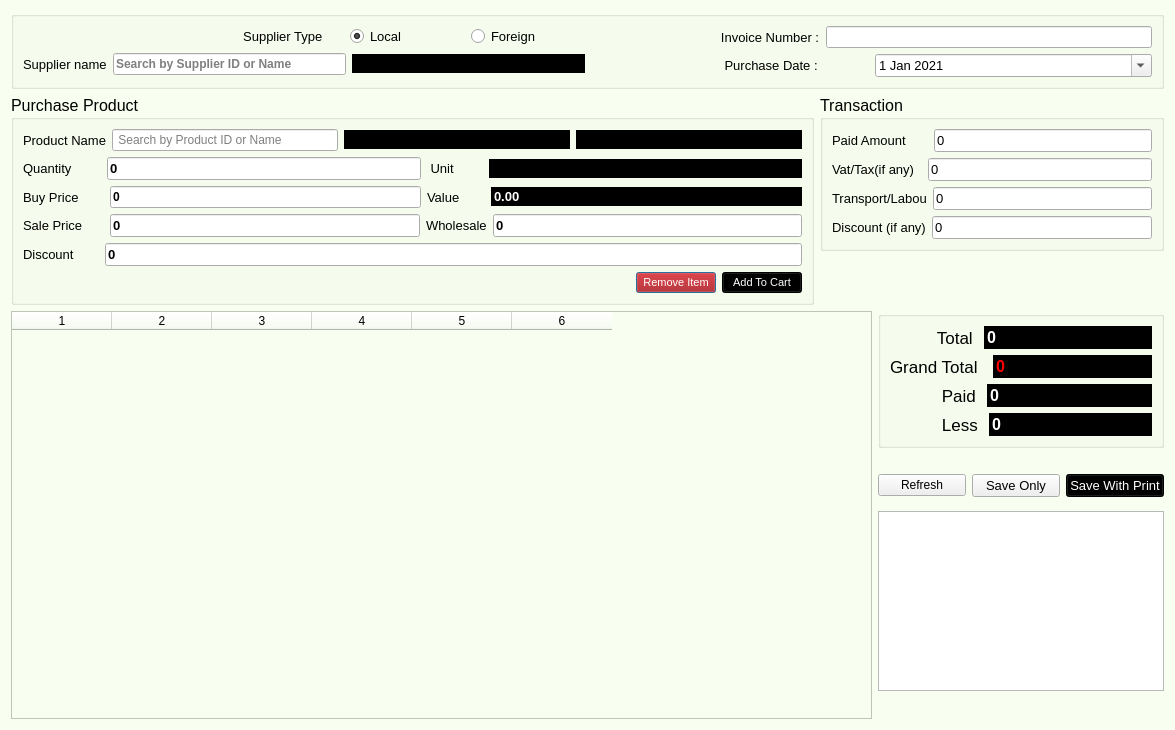
<?xml version="1.0" encoding="UTF-8"?>
<ui version="4.0">
 <class>Dialog</class>
 <widget class="QDialog" name="Dialog">
  <property name="windowModality">
   <enum>Qt::ApplicationModal</enum>
  </property>
  <property name="geometry">
   <rect>
    <x>0</x>
    <y>0</y>
    <width>1175</width>
    <height>730</height>
   </rect>
  </property>
  <property name="windowTitle">
   <string>Dialog</string>
  </property>
  <property name="styleSheet">
   <string notr="true">QDialog#Dialog{
background-color: rgb(249, 255, 240);
}</string>
  </property>
  <layout class="QGridLayout" name="gridLayout_11">
   <item row="0" column="0">
    <layout class="QGridLayout" name="gridLayout_9" columnstretch="7,3">
     <item row="0" column="0" colspan="2">
      <widget class="QGroupBox" name="groupBox_2">
       <property name="title">
        <string/>
       </property>
       <layout class="QGridLayout" name="gridLayout_3">
        <item row="0" column="0">
         <layout class="QGridLayout" name="gridLayout">
          <item row="0" column="0">
           <layout class="QHBoxLayout" name="horizontalLayout_6">
            <item>
             <widget class="QLabel" name="label_6">
              <property name="font">
               <font>
                <pointsize>10</pointsize>
               </font>
              </property>
              <property name="text">
               <string>                                                             Supplier Type      </string>
              </property>
             </widget>
            </item>
            <item>
             <widget class="QRadioButton" name="local">
              <property name="font">
               <font>
                <pointsize>10</pointsize>
               </font>
              </property>
              <property name="text">
               <string>Local </string>
              </property>
              <property name="checked">
               <bool>true</bool>
              </property>
             </widget>
            </item>
            <item>
             <widget class="QRadioButton" name="foreign">
              <property name="font">
               <font>
                <pointsize>10</pointsize>
               </font>
              </property>
              <property name="text">
               <string>Foreign</string>
              </property>
             </widget>
            </item>
           </layout>
          </item>
          <item row="1" column="0">
           <layout class="QHBoxLayout" name="horizontalLayout">
            <item>
             <widget class="QLabel" name="label">
              <property name="font">
               <font>
                <pointsize>10</pointsize>
               </font>
              </property>
              <property name="text">
               <string>Supplier name</string>
              </property>
             </widget>
            </item>
            <item>
             <widget class="QLineEdit" name="sv">
              <property name="font">
               <font>
                <pointsize>9</pointsize>
                <weight>75</weight>
                <bold>true</bold>
               </font>
              </property>
              <property name="placeholderText">
               <string>Search by Supplier ID or Name</string>
              </property>
             </widget>
            </item>
            <item>
             <widget class="QLineEdit" name="sn">
              <property name="font">
               <font>
                <pointsize>10</pointsize>
                <weight>75</weight>
                <bold>true</bold>
               </font>
              </property>
              <property name="styleSheet">
               <string notr="true">background-color: rgb(0, 0, 0);
border:1px solid rgb(0, 0, 0);
color: rgb(255, 255, 255);</string>
              </property>
              <property name="readOnly">
               <bool>true</bool>
              </property>
             </widget>
            </item>
           </layout>
          </item>
         </layout>
        </item>
        <item row="0" column="1">
         <layout class="QVBoxLayout" name="verticalLayout">
          <item>
           <layout class="QHBoxLayout" name="horizontalLayout_11">
            <item>
             <widget class="QLabel" name="label_10">
              <property name="font">
               <font>
                <pointsize>10</pointsize>
               </font>
              </property>
              <property name="text">
               <string>                                    Invoice Number :</string>
              </property>
             </widget>
            </item>
            <item>
             <widget class="QLineEdit" name="invoice">
              <property name="readOnly">
               <bool>false</bool>
              </property>
             </widget>
            </item>
           </layout>
          </item>
          <item>
           <layout class="QHBoxLayout" name="horizontalLayout_9">
            <item>
             <widget class="QLabel" name="label_8">
              <property name="font">
               <font>
                <pointsize>10</pointsize>
               </font>
              </property>
              <property name="text">
               <string>                                     Purchase Date :</string>
              </property>
             </widget>
            </item>
            <item>
             <widget class="QDateEdit" name="dateEdit">
              <property name="font">
               <font>
                <pointsize>10</pointsize>
               </font>
              </property>
              <property name="calendarPopup">
               <bool>true</bool>
              </property>
              <property name="date">
               <date>
                <year>2021</year>
                <month>1</month>
                <day>1</day>
               </date>
              </property>
             </widget>
            </item>
           </layout>
          </item>
         </layout>
        </item>
       </layout>
      </widget>
     </item>
     <item row="1" column="0" rowspan="2">
      <widget class="QGroupBox" name="groupBox">
       <property name="font">
        <font>
         <pointsize>12</pointsize>
        </font>
       </property>
       <property name="title">
        <string>Purchase Product</string>
       </property>
       <layout class="QGridLayout" name="gridLayout_2">
        <item row="1" column="0">
         <layout class="QHBoxLayout" name="horizontalLayout_5">
          <item>
           <widget class="QLabel" name="label_3">
            <property name="font">
             <font>
              <pointsize>10</pointsize>
             </font>
            </property>
            <property name="text">
             <string>Quantity        </string>
            </property>
           </widget>
          </item>
          <item>
           <widget class="QLineEdit" name="qtn">
            <property name="font">
             <font>
              <pointsize>10</pointsize>
              <weight>75</weight>
              <bold>true</bold>
             </font>
            </property>
            <property name="layoutDirection">
             <enum>Qt::RightToLeft</enum>
            </property>
            <property name="text">
             <string>0</string>
            </property>
           </widget>
          </item>
          <item>
           <widget class="QLabel" name="label_5">
            <property name="font">
             <font>
              <pointsize>10</pointsize>
             </font>
            </property>
            <property name="text">
             <string> Unit        </string>
            </property>
           </widget>
          </item>
          <item>
           <widget class="QLineEdit" name="unit">
            <property name="font">
             <font>
              <pointsize>10</pointsize>
              <weight>75</weight>
              <bold>true</bold>
             </font>
            </property>
            <property name="styleSheet">
             <string notr="true">background-color: rgb(0, 0, 0);
border:1px solid rgb(0, 0, 0);
color: rgb(255, 255, 255);</string>
            </property>
            <property name="readOnly">
             <bool>true</bool>
            </property>
           </widget>
          </item>
         </layout>
        </item>
        <item row="0" column="0">
         <layout class="QHBoxLayout" name="horizontalLayout_2">
          <item>
           <widget class="QLabel" name="label_2">
            <property name="font">
             <font>
              <pointsize>10</pointsize>
             </font>
            </property>
            <property name="text">
             <string>Product Name</string>
            </property>
           </widget>
          </item>
          <item>
           <widget class="QLineEdit" name="pv">
            <property name="placeholderText">
             <string> Search by Product ID or Name</string>
            </property>
           </widget>
          </item>
          <item>
           <widget class="QLineEdit" name="pn">
            <property name="font">
             <font>
              <pointsize>10</pointsize>
              <weight>75</weight>
              <bold>true</bold>
             </font>
            </property>
            <property name="styleSheet">
             <string notr="true">background-color: rgb(0, 0, 0);
border:1px solid rgb(0, 0, 0);
color: rgb(255, 255, 255);</string>
            </property>
            <property name="readOnly">
             <bool>true</bool>
            </property>
           </widget>
          </item>
          <item>
           <widget class="QLineEdit" name="showstocks">
            <property name="font">
             <font>
              <pointsize>10</pointsize>
              <weight>75</weight>
              <bold>true</bold>
             </font>
            </property>
            <property name="styleSheet">
             <string notr="true">background-color: rgb(0, 0, 0);
border:1px solid rgb(0, 0, 0);
color: rgb(255, 255, 255);</string>
            </property>
           </widget>
          </item>
         </layout>
        </item>
        <item row="3" column="0">
         <layout class="QHBoxLayout" name="horizontalLayout_4">
          <item>
           <widget class="QLabel" name="label_4">
            <property name="font">
             <font>
              <pointsize>10</pointsize>
             </font>
            </property>
            <property name="text">
             <string>Buy Price       </string>
            </property>
           </widget>
          </item>
          <item>
           <widget class="QLineEdit" name="buy">
            <property name="font">
             <font>
              <pointsize>9</pointsize>
              <weight>75</weight>
              <bold>true</bold>
             </font>
            </property>
            <property name="layoutDirection">
             <enum>Qt::RightToLeft</enum>
            </property>
            <property name="text">
             <string>0</string>
            </property>
           </widget>
          </item>
          <item>
           <widget class="QLabel" name="label_11">
            <property name="font">
             <font>
              <pointsize>10</pointsize>
             </font>
            </property>
            <property name="text">
             <string>Value       </string>
            </property>
           </widget>
          </item>
          <item>
           <widget class="QLineEdit" name="itemvalue">
            <property name="font">
             <font>
              <pointsize>10</pointsize>
              <weight>75</weight>
              <bold>true</bold>
             </font>
            </property>
            <property name="styleSheet">
             <string notr="true">background-color: rgb(0, 0, 0);
border:1px solid rgb(0, 0, 0);
color: rgb(255, 255, 255);</string>
            </property>
            <property name="text">
             <string>0.00</string>
            </property>
            <property name="readOnly">
             <bool>true</bool>
            </property>
           </widget>
          </item>
         </layout>
        </item>
        <item row="5" column="0">
         <layout class="QHBoxLayout" name="horizontalLayout_20">
          <item>
           <widget class="QLabel" name="label_24">
            <property name="font">
             <font>
              <pointsize>10</pointsize>
             </font>
            </property>
            <property name="text">
             <string>Discount       </string>
            </property>
           </widget>
          </item>
          <item>
           <widget class="QLineEdit" name="discount_p">
            <property name="font">
             <font>
              <pointsize>10</pointsize>
              <weight>75</weight>
              <bold>true</bold>
             </font>
            </property>
            <property name="layoutDirection">
             <enum>Qt::RightToLeft</enum>
            </property>
            <property name="text">
             <string>0</string>
            </property>
            <property name="readOnly">
             <bool>false</bool>
            </property>
           </widget>
          </item>
         </layout>
        </item>
        <item row="4" column="0">
         <layout class="QHBoxLayout" name="horizontalLayout_7">
          <item>
           <widget class="QLabel" name="label_7">
            <property name="font">
             <font>
              <pointsize>10</pointsize>
             </font>
            </property>
            <property name="text">
             <string>Sale Price      </string>
            </property>
           </widget>
          </item>
          <item>
           <widget class="QLineEdit" name="sale">
            <property name="font">
             <font>
              <pointsize>10</pointsize>
              <weight>75</weight>
              <bold>true</bold>
             </font>
            </property>
            <property name="layoutDirection">
             <enum>Qt::RightToLeft</enum>
            </property>
            <property name="text">
             <string>0</string>
            </property>
           </widget>
          </item>
          <item>
           <widget class="QLabel" name="label_9">
            <property name="font">
             <font>
              <pointsize>10</pointsize>
             </font>
            </property>
            <property name="text">
             <string>Wholesale</string>
            </property>
           </widget>
          </item>
          <item>
           <widget class="QLineEdit" name="wholesale">
            <property name="font">
             <font>
              <pointsize>10</pointsize>
              <weight>75</weight>
              <bold>true</bold>
             </font>
            </property>
            <property name="text">
             <string>0</string>
            </property>
           </widget>
          </item>
         </layout>
        </item>
        <item row="2" column="0">
         <layout class="QHBoxLayout" name="horizontalLayout_3"/>
        </item>
        <item row="6" column="0">
         <layout class="QHBoxLayout" name="horizontalLayout_8">
          <item>
           <spacer name="horizontalSpacer">
            <property name="orientation">
             <enum>Qt::Horizontal</enum>
            </property>
            <property name="sizeHint" stdset="0">
             <size>
              <width>40</width>
              <height>20</height>
             </size>
            </property>
           </spacer>
          </item>
          <item>
           <widget class="QPushButton" name="deleteb">
            <property name="font">
             <font>
              <pointsize>8</pointsize>
             </font>
            </property>
            <property name="styleSheet">
             <string notr="true">background-color: rgb(170, 0, 0);
color: rgb(255, 255, 255);</string>
            </property>
            <property name="text">
             <string>Remove Item</string>
            </property>
           </widget>
          </item>
          <item>
           <widget class="QPushButton" name="additemb">
            <property name="font">
             <font>
              <pointsize>8</pointsize>
             </font>
            </property>
            <property name="styleSheet">
             <string notr="true">background-color: rgb(0, 0, 0);
color: rgb(255, 255, 255);</string>
            </property>
            <property name="text">
             <string>Add To Cart</string>
            </property>
           </widget>
          </item>
         </layout>
        </item>
       </layout>
      </widget>
     </item>
     <item row="1" column="1">
      <widget class="QGroupBox" name="groupBox_4">
       <property name="font">
        <font>
         <pointsize>12</pointsize>
        </font>
       </property>
       <property name="title">
        <string>Transaction</string>
       </property>
       <layout class="QGridLayout" name="gridLayout_7">
        <item row="0" column="0">
         <layout class="QGridLayout" name="gridLayout_6">
          <item row="0" column="0">
           <layout class="QHBoxLayout" name="horizontalLayout_12">
            <item>
             <widget class="QLabel" name="label_16">
              <property name="font">
               <font>
                <pointsize>10</pointsize>
               </font>
              </property>
              <property name="text">
               <string>Paid Amount      </string>
              </property>
             </widget>
            </item>
            <item>
             <widget class="QLineEdit" name="paid">
              <property name="font">
               <font>
                <pointsize>10</pointsize>
               </font>
              </property>
              <property name="layoutDirection">
               <enum>Qt::RightToLeft</enum>
              </property>
              <property name="text">
               <string>0</string>
              </property>
              <property name="readOnly">
               <bool>false</bool>
              </property>
             </widget>
            </item>
           </layout>
          </item>
          <item row="1" column="0">
           <layout class="QHBoxLayout" name="horizontalLayout_13">
            <item>
             <widget class="QLabel" name="label_17">
              <property name="font">
               <font>
                <pointsize>10</pointsize>
               </font>
              </property>
              <property name="text">
               <string>Vat/Tax(if any)  </string>
              </property>
             </widget>
            </item>
            <item>
             <widget class="QLineEdit" name="vat">
              <property name="font">
               <font>
                <pointsize>10</pointsize>
               </font>
              </property>
              <property name="layoutDirection">
               <enum>Qt::RightToLeft</enum>
              </property>
              <property name="text">
               <string>0</string>
              </property>
              <property name="readOnly">
               <bool>false</bool>
              </property>
             </widget>
            </item>
           </layout>
          </item>
          <item row="2" column="0">
           <layout class="QHBoxLayout" name="horizontalLayout_14">
            <item>
             <widget class="QLabel" name="label_18">
              <property name="font">
               <font>
                <pointsize>10</pointsize>
               </font>
              </property>
              <property name="text">
               <string>Transport/Labou</string>
              </property>
             </widget>
            </item>
            <item>
             <widget class="QLineEdit" name="labour">
              <property name="font">
               <font>
                <pointsize>10</pointsize>
               </font>
              </property>
              <property name="layoutDirection">
               <enum>Qt::RightToLeft</enum>
              </property>
              <property name="text">
               <string>0</string>
              </property>
              <property name="readOnly">
               <bool>false</bool>
              </property>
             </widget>
            </item>
           </layout>
          </item>
          <item row="3" column="0">
           <layout class="QHBoxLayout" name="horizontalLayout_19">
            <item>
             <widget class="QLabel" name="label_23">
              <property name="font">
               <font>
                <pointsize>10</pointsize>
               </font>
              </property>
              <property name="text">
               <string>Discount (if any)</string>
              </property>
             </widget>
            </item>
            <item>
             <widget class="QLineEdit" name="discount">
              <property name="font">
               <font>
                <pointsize>10</pointsize>
               </font>
              </property>
              <property name="layoutDirection">
               <enum>Qt::RightToLeft</enum>
              </property>
              <property name="text">
               <string>0</string>
              </property>
              <property name="readOnly">
               <bool>false</bool>
              </property>
             </widget>
            </item>
           </layout>
          </item>
         </layout>
        </item>
       </layout>
      </widget>
     </item>
     <item row="2" column="1">
      <spacer name="verticalSpacer">
       <property name="orientation">
        <enum>Qt::Vertical</enum>
       </property>
       <property name="sizeHint" stdset="0">
        <size>
         <width>20</width>
         <height>40</height>
        </size>
       </property>
      </spacer>
     </item>
    </layout>
   </item>
   <item row="1" column="0">
    <layout class="QGridLayout" name="gridLayout_10" columnstretch="7,0">
     <item row="2" column="1">
      <spacer name="verticalSpacer_2">
       <property name="orientation">
        <enum>Qt::Vertical</enum>
       </property>
       <property name="sizeHint" stdset="0">
        <size>
         <width>20</width>
         <height>40</height>
        </size>
       </property>
      </spacer>
     </item>
     <item row="0" column="0" rowspan="3">
      <widget class="QTableWidget" name="tableWidget">
       <property name="font">
        <font>
         <family>MS Shell Dlg 2</family>
         <pointsize>8</pointsize>
         <weight>50</weight>
         <italic>false</italic>
         <bold>false</bold>
        </font>
       </property>
       <property name="styleSheet">
        <string notr="true">font: 8pt &quot;MS Shell Dlg 2&quot;;
background-color: rgb(249, 255, 240);</string>
       </property>
       <property name="columnCount">
        <number>6</number>
       </property>
       <attribute name="horizontalHeaderCascadingSectionResizes">
        <bool>true</bool>
       </attribute>
       <attribute name="verticalHeaderCascadingSectionResizes">
        <bool>false</bool>
       </attribute>
       <column/>
       <column/>
       <column/>
       <column/>
       <column/>
       <column/>
      </widget>
     </item>
     <item row="1" column="1">
      <widget class="QTextEdit" name="textEdit"/>
     </item>
     <item row="0" column="1">
      <layout class="QGridLayout" name="gridLayout_5" rowstretch="5,0,0">
       <item row="0" column="0">
        <widget class="QGroupBox" name="groupBox_5">
         <property name="font">
          <font>
           <pointsize>12</pointsize>
          </font>
         </property>
         <property name="title">
          <string/>
         </property>
         <layout class="QGridLayout" name="gridLayout_8">
          <item row="0" column="0">
           <layout class="QGridLayout" name="gridLayout_4">
            <item row="0" column="0">
             <layout class="QHBoxLayout" name="horizontalLayout_15">
              <item>
               <widget class="QLabel" name="label_19">
                <property name="font">
                 <font>
                  <pointsize>13</pointsize>
                 </font>
                </property>
                <property name="text">
                 <string>          Total </string>
                </property>
               </widget>
              </item>
              <item>
               <widget class="QLineEdit" name="total">
                <property name="baseSize">
                 <size>
                  <width>10</width>
                  <height>11</height>
                 </size>
                </property>
                <property name="font">
                 <font>
                  <pointsize>12</pointsize>
                  <weight>75</weight>
                  <bold>true</bold>
                 </font>
                </property>
                <property name="layoutDirection">
                 <enum>Qt::RightToLeft</enum>
                </property>
                <property name="styleSheet">
                 <string notr="true">background-color: rgb(0, 0, 0);
border:1px solid rgb(0, 0, 0);
color: rgb(255, 255, 255);</string>
                </property>
                <property name="text">
                 <string>0</string>
                </property>
                <property name="readOnly">
                 <bool>true</bool>
                </property>
               </widget>
              </item>
             </layout>
            </item>
            <item row="3" column="0">
             <layout class="QHBoxLayout" name="horizontalLayout_18">
              <item>
               <widget class="QLabel" name="label_22">
                <property name="font">
                 <font>
                  <pointsize>13</pointsize>
                 </font>
                </property>
                <property name="text">
                 <string>           Paid </string>
                </property>
               </widget>
              </item>
              <item>
               <widget class="QLineEdit" name="paidtext">
                <property name="font">
                 <font>
                  <pointsize>12</pointsize>
                  <weight>75</weight>
                  <bold>true</bold>
                 </font>
                </property>
                <property name="layoutDirection">
                 <enum>Qt::RightToLeft</enum>
                </property>
                <property name="styleSheet">
                 <string notr="true">background-color: rgb(0, 0, 0);
border:1px solid rgb(0, 0, 0);
color: rgb(255, 255, 255);</string>
                </property>
                <property name="text">
                 <string>0</string>
                </property>
                <property name="readOnly">
                 <bool>true</bool>
                </property>
               </widget>
              </item>
             </layout>
            </item>
            <item row="2" column="0">
             <layout class="QHBoxLayout" name="horizontalLayout_17">
              <item>
               <widget class="QLabel" name="label_21">
                <property name="font">
                 <font>
                  <pointsize>13</pointsize>
                 </font>
                </property>
                <property name="text">
                 <string>Grand Total  </string>
                </property>
               </widget>
              </item>
              <item>
               <widget class="QLineEdit" name="grand">
                <property name="font">
                 <font>
                  <pointsize>12</pointsize>
                  <weight>75</weight>
                  <bold>true</bold>
                 </font>
                </property>
                <property name="layoutDirection">
                 <enum>Qt::RightToLeft</enum>
                </property>
                <property name="styleSheet">
                 <string notr="true">background-color: rgb(0, 0, 0);
border:1px solid rgb(0, 0, 0);
color: rgb(255, 0, 0);
</string>
                </property>
                <property name="text">
                 <string>0</string>
                </property>
                <property name="readOnly">
                 <bool>true</bool>
                </property>
               </widget>
              </item>
             </layout>
            </item>
           </layout>
          </item>
          <item row="1" column="0">
           <layout class="QHBoxLayout" name="horizontalLayout_16">
            <item>
             <widget class="QLabel" name="label_20">
              <property name="font">
               <font>
                <pointsize>13</pointsize>
               </font>
              </property>
              <property name="text">
               <string>           Less </string>
              </property>
             </widget>
            </item>
            <item>
             <widget class="QLineEdit" name="less">
              <property name="font">
               <font>
                <pointsize>12</pointsize>
                <weight>75</weight>
                <bold>true</bold>
               </font>
              </property>
              <property name="layoutDirection">
               <enum>Qt::RightToLeft</enum>
              </property>
              <property name="styleSheet">
               <string notr="true">background-color: rgb(0, 0, 0);
border:1px solid rgb(0, 0, 0);
color: rgb(255, 255, 255);</string>
              </property>
              <property name="text">
               <string>0</string>
              </property>
              <property name="readOnly">
               <bool>true</bool>
              </property>
             </widget>
            </item>
           </layout>
          </item>
         </layout>
        </widget>
       </item>
       <item row="2" column="0">
        <layout class="QHBoxLayout" name="horizontalLayout_10">
         <property name="bottomMargin">
          <number>8</number>
         </property>
         <item>
          <widget class="QPushButton" name="clearb">
           <property name="text">
            <string>Refresh</string>
           </property>
          </widget>
         </item>
         <item>
          <widget class="QPushButton" name="saveonlyb">
           <property name="font">
            <font>
             <pointsize>10</pointsize>
            </font>
           </property>
           <property name="text">
            <string>Save Only</string>
           </property>
          </widget>
         </item>
         <item>
          <widget class="QPushButton" name="purchaseb">
           <property name="font">
            <font>
             <pointsize>10</pointsize>
            </font>
           </property>
           <property name="styleSheet">
            <string notr="true">background-color: rgb(0, 0, 0);
color: rgb(255, 255, 255);</string>
           </property>
           <property name="text">
            <string>Save With Print</string>
           </property>
          </widget>
         </item>
        </layout>
       </item>
       <item row="1" column="0">
        <widget class="QLabel" name="label_12">
         <property name="text">
          <string/>
         </property>
        </widget>
       </item>
      </layout>
     </item>
    </layout>
   </item>
  </layout>
 </widget>
 <resources/>
 <connections/>
</ui>
